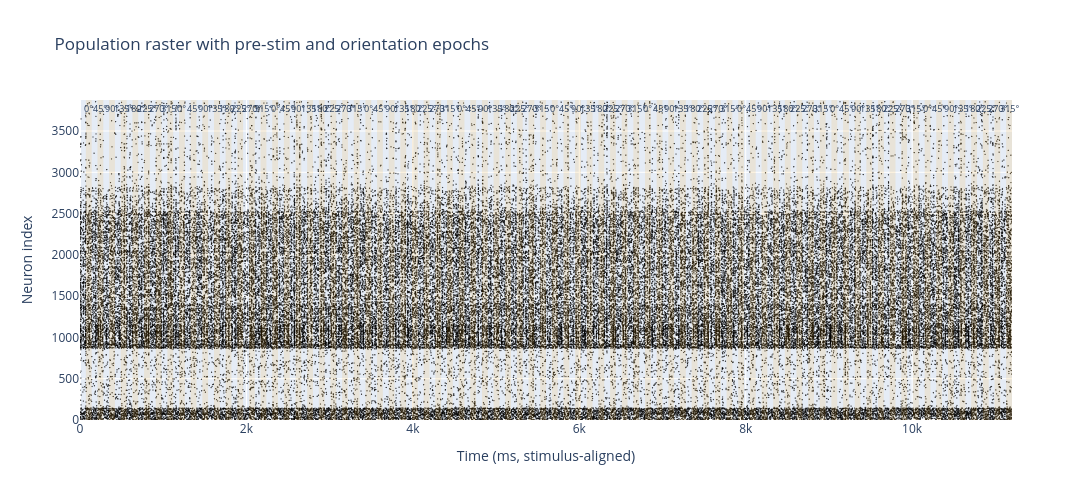

The notebook cell this image was saved under:
### Code cell
import plotly.graph_objects as go

if len(times_all) == 0:
    print("No spikes found in selected range.")
else:
    ymin, ymax = np.min(neurons_all), np.max(neurons_all)

    fig = go.Figure()

    # Spike raster
    fig.add_trace(go.Scattergl(
        x=times_all, y=neurons_all,
        mode="markers",
        marker=dict(size=1.5, color="black", opacity=0.7),
        name="spikes",
    ))

    # Mark pre-stim period
    if raster_begin_ms < 0:
        fig.add_vrect(
            x0=raster_begin_ms, x1=0,
            fillcolor="royalblue", opacity=0.08, line_width=0,
            annotation_text="pre-stim", annotation_position="top",
        )

    # Mark stimulus-on orientation epochs
    for start_ms, end_ms, label in epoch_info:
        fig.add_vrect(
            x0=start_ms, x1=end_ms,
            fillcolor="orange", opacity=0.12, line_width=0,
            annotation_text=label, annotation_position="top",
            annotation_font_size=9,
        )

    fig.update_layout(
        width=1200, height=500,
        xaxis_title="Time (ms, stimulus-aligned)",
        yaxis_title="Neuron index",
        title="Population raster with pre-stim and orientation epochs",
        xaxis=dict(range=[raster_begin_ms, raster_end_ms]),
        yaxis=dict(range=[ymin, ymax + 20]),
        dragmode="zoom",
    )
    fig.show()

### Figure 1 — Plotly figure (JSON) as saved in the notebook; plotly's stock layout.template omitted (floating-point values rounded to 4 significant figures; data arrays with more than 128 entries replaced by an {"elided": "..."} marker saying what was removed)
{"data": [{"marker": {"color": "black", "opacity": 0.7, "size": 1.5}, "mode": "markers", "name": "spikes", "type": "scattergl", "x": {"elided": "92618 float values"}, "y": {"elided": "92618 int values"}}], "layout": {"annotations": [{"font": {"size": 9}, "showarrow": false, "text": "0°", "x": 105, "xanchor": "center", "xref": "x", "y": 1, "yanchor": "top", "yref": "y domain"}, {"font": {"size": 9}, "showarrow": false, "text": "45°", "x": 245, "xanchor": "center", "xref": "x", "y": 1, "yanchor": "top", "yref": "y domain"}, {"font": {"size": 9}, "showarrow": false, "text": "90°", "x": 385, "xanchor": "center", "xref": "x", "y": 1, "yanchor": "top", "yref": "y domain"}, {"font": {"size": 9}, "showarrow": false, "text": "135°", "x": 525, "xanchor": "center", "xref": "x", "y": 1, "yanchor": "top", "yref": "y domain"}, {"font": {"size": 9}, "showarrow": false, "text": "180°", "x": 665, "xanchor": "center", "xref": "x", "y": 1, "yanchor": "top", "yref": "y domain"}, {"font": {"size": 9}, "showarrow": false, "text": "225°", "x": 805, "xanchor": "center", "xref": "x", "y": 1, "yanchor": "top", "yref": "y domain"}, {"font": {"size": 9}, "showarrow": false, "text": "270°", "x": 945, "xanchor": "center", "xref": "x", "y": 1, "yanchor": "top", "yref": "y domain"}, {"font": {"size": 9}, "showarrow": false, "text": "315°", "x": 1085, "xanchor": "center", "xref": "x", "y": 1, "yanchor": "top", "yref": "y domain"}, {"font": {"size": 9}, "showarrow": false, "text": "0°", "x": 1225, "xanchor": "center", "xref": "x", "y": 1, "yanchor": "top", "yref": "y domain"}, {"font": {"size": 9}, "showarrow": false, "text": "45°", "x": 1365, "xanchor": "center", "xref": "x", "y": 1, "yanchor": "top", "yref": "y domain"}, {"font": {"size": 9}, "showarrow": false, "text": "90°", "x": 1505, "xanchor": "center", "xref": "x", "y": 1, "yanchor": "top", "yref": "y domain"}, {"font": {"size": 9}, "showarrow": false, "text": "135°", "x": 1645, "xanchor": "center", "xref": "x", "y": 1, "yanchor": "top", "yref": "y domain"}, {"font": {"size": 9}, "showarrow": false, "text": "180°", "x": 1785, "xanchor": "center", "xref": "x", "y": 1, "yanchor": "top", "yref": "y domain"}, {"font": {"size": 9}, "showarrow": false, "text": "225°", "x": 1925, "xanchor": "center", "xref": "x", "y": 1, "yanchor": "top", "yref": "y domain"}, {"font": {"size": 9}, "showarrow": false, "text": "270°", "x": 2065, "xanchor": "center", "xref": "x", "y": 1, "yanchor": "top", "yref": "y domain"}, {"font": {"size": 9}, "showarrow": false, "text": "315°", "x": 2205, "xanchor": "center", "xref": "x", "y": 1, "yanchor": "top", "yref": "y domain"}, {"font": {"size": 9}, "showarrow": false, "text": "0°", "x": 2345, "xanchor": "center", "xref": "x", "y": 1, "yanchor": "top", "yref": "y domain"}, {"font": {"size": 9}, "showarrow": false, "text": "45°", "x": 2485, "xanchor": "center", "xref": "x", "y": 1, "yanchor": "top", "yref": "y domain"}, {"font": {"size": 9}, "showarrow": false, "text": "90°", "x": 2625, "xanchor": "center", "xref": "x", "y": 1, "yanchor": "top", "yref": "y domain"}, {"font": {"size": 9}, "showarrow": false, "text": "135°", "x": 2765, "xanchor": "center", "xref": "x", "y": 1, "yanchor": "top", "yref": "y domain"}, {"font": {"size": 9}, "showarrow": false, "text": "180°", "x": 2905, "xanchor": "center", "xref": "x", "y": 1, "yanchor": "top", "yref": "y domain"}, {"font": {"size": 9}, "showarrow": false, "text": "225°", "x": 3045, "xanchor": "center", "xref": "x", "y": 1, "yanchor": "top", "yref": "y domain"}, {"font": {"size": 9}, "showarrow": false, "text": "270°", "x": 3185, "xanchor": "center", "xref": "x", "y": 1, "yanchor": "top", "yref": "y domain"}, {"font": {"size": 9}, "showarrow": false, "text": "315°", "x": 3325, "xanchor": "center", "xref": "x", "y": 1, "yanchor": "top", "yref": "y domain"}, {"font": {"size": 9}, "showarrow": false, "text": "0°", "x": 3465, "xanchor": "center", "xref": "x", "y": 1, "yanchor": "top", "yref": "y domain"}, {"font": {"size": 9}, "showarrow": false, "text": "45°", "x": 3605, "xanchor": "center", "xref": "x", "y": 1, "yanchor": "top", "yref": "y domain"}, {"font": {"size": 9}, "showarrow": false, "text": "90°", "x": 3745, "xanchor": "center", "xref": "x", "y": 1, "yanchor": "top", "yref": "y domain"}, {"font": {"size": 9}, "showarrow": false, "text": "135°", "x": 3885, "xanchor": "center", "xref": "x", "y": 1, "yanchor": "top", "yref": "y domain"}, {"font": {"size": 9}, "showarrow": false, "text": "180°", "x": 4025, "xanchor": "center", "xref": "x", "y": 1, "yanchor": "top", "yref": "y domain"}, {"font": {"size": 9}, "showarrow": false, "text": "225°", "x": 4165, "xanchor": "center", "xref": "x", "y": 1, "yanchor": "top", "yref": "y domain"}, {"font": {"size": 9}, "showarrow": false, "text": "270°", "x": 4305, "xanchor": "center", "xref": "x", "y": 1, "yanchor": "top", "yref": "y domain"}, {"font": {"size": 9}, "showarrow": false, "text": "315°", "x": 4445, "xanchor": "center", "xref": "x", "y": 1, "yanchor": "top", "yref": "y domain"}, {"font": {"size": 9}, "showarrow": false, "text": "0°", "x": 4585, "xanchor": "center", "xref": "x", "y": 1, "yanchor": "top", "yref": "y domain"}, {"font": {"size": 9}, "showarrow": false, "text": "45°", "x": 4725, "xanchor": "center", "xref": "x", "y": 1, "yanchor": "top", "yref": "y domain"}, {"font": {"size": 9}, "showarrow": false, "text": "90°", "x": 4865, "xanchor": "center", "xref": "x", "y": 1, "yanchor": "top", "yref": "y domain"}, {"font": {"size": 9}, "showarrow": false, "text": "135°", "x": 5005, "xanchor": "center", "xref": "x", "y": 1, "yanchor": "top", "yref": "y domain"}, {"font": {"size": 9}, "showarrow": false, "text": "180°", "x": 5145, "xanchor": "center", "xref": "x", "y": 1, "yanchor": "top", "yref": "y domain"}, {"font": {"size": 9}, "showarrow": false, "text": "225°", "x": 5285, "xanchor": "center", "xref": "x", "y": 1, "yanchor": "top", "yref": "y domain"}, {"font": {"size": 9}, "showarrow": false, "text": "270°", "x": 5425, "xanchor": "center", "xref": "x", "y": 1, "yanchor": "top", "yref": "y domain"}, {"font": {"size": 9}, "showarrow": false, "text": "315°", "x": 5565, "xanchor": "center", "xref": "x", "y": 1, "yanchor": "top", "yref": "y domain"}, {"font": {"size": 9}, "showarrow": false, "text": "0°", "x": 5705, "xanchor": "center", "xref": "x", "y": 1, "yanchor": "top", "yref": "y domain"}, {"font": {"size": 9}, "showarrow": false, "text": "45°", "x": 5845, "xanchor": "center", "xref": "x", "y": 1, "yanchor": "top", "yref": "y domain"}, {"font": {"size": 9}, "showarrow": false, "text": "90°", "x": 5985, "xanchor": "center", "xref": "x", "y": 1, "yanchor": "top", "yref": "y domain"}, {"font": {"size": 9}, "showarrow": false, "text": "135°", "x": 6125, "xanchor": "center", "xref": "x", "y": 1, "yanchor": "top", "yref": "y domain"}, {"font": {"size": 9}, "showarrow": false, "text": "180°", "x": 6265, "xanchor": "center", "xref": "x", "y": 1, "yanchor": "top", "yref": "y domain"}, {"font": {"size": 9}, "showarrow": false, "text": "225°", "x": 6405, "xanchor": "center", "xref": "x", "y": 1, "yanchor": "top", "yref": "y domain"}, {"font": {"size": 9}, "showarrow": false, "text": "270°", "x": 6545, "xanchor": "center", "xref": "x", "y": 1, "yanchor": "top", "yref": "y domain"}, {"font": {"size": 9}, "showarrow": false, "text": "315°", "x": 6685, "xanchor": "center", "xref": "x", "y": 1, "yanchor": "top", "yref": "y domain"}, {"font": {"size": 9}, "showarrow": false, "text": "0°", "x": 6825, "xanchor": "center", "xref": "x", "y": 1, "yanchor": "top", "yref": "y domain"}, {"font": {"size": 9}, "showarrow": false, "text": "45°", "x": 6965, "xanchor": "center", "xref": "x", "y": 1, "yanchor": "top", "yref": "y domain"}, {"font": {"size": 9}, "showarrow": false, "text": "90°", "x": 7105, "xanchor": "center", "xref": "x", "y": 1, "yanchor": "top", "yref": "y domain"}, {"font": {"size": 9}, "showarrow": false, "text": "135°", "x": 7245, "xanchor": "center", "xref": "x", "y": 1, "yanchor": "top", "yref": "y domain"}, {"font": {"size": 9}, "showarrow": false, "text": "180°", "x": 7385, "xanchor": "center", "xref": "x", "y": 1, "yanchor": "top", "yref": "y domain"}, {"font": {"size": 9}, "showarrow": false, "text": "225°", "x": 7525, "xanchor": "center", "xref": "x", "y": 1, "yanchor": "top", "yref": "y domain"}, {"font": {"size": 9}, "showarrow": false, "text": "270°", "x": 7665, "xanchor": "center", "xref": "x", "y": 1, "yanchor": "top", "yref": "y domain"}, {"font": {"size": 9}, "showarrow": false, "text": "315°", "x": 7805, "xanchor": "center", "xref": "x", "y": 1, "yanchor": "top", "yref": "y domain"}, {"font": {"size": 9}, "showarrow": false, "text": "0°", "x": 7945, "xanchor": "center", "xref": "x", "y": 1, "yanchor": "top", "yref": "y domain"}, {"font": {"size": 9}, "showarrow": false, "text": "45°", "x": 8085, "xanchor": "center", "xref": "x", "y": 1, "yanchor": "top", "yref": "y domain"}, {"font": {"size": 9}, "showarrow": false, "text": "90°", "x": 8225, "xanchor": "center", "xref": "x", "y": 1, "yanchor": "top", "yref": "y domain"}, {"font": {"size": 9}, "showarrow": false, "text": "135°", "x": 8365, "xanchor": "center", "xref": "x", "y": 1, "yanchor": "top", "yref": "y domain"}, {"font": {"size": 9}, "showarrow": false, "text": "180°", "x": 8505, "xanchor": "center", "xref": "x", "y": 1, "yanchor": "top", "yref": "y domain"}, {"font": {"size": 9}, "showarrow": false, "text": "225°", "x": 8645, "xanchor": "center", "xref": "x", "y": 1, "yanchor": "top", "yref": "y domain"}, {"font": {"size": 9}, "showarrow": false, "text": "270°", "x": 8785, "xanchor": "center", "xref": "x", "y": 1, "yanchor": "top", "yref": "y domain"}, {"font": {"size": 9}, "showarrow": false, "text": "315°", "x": 8925, "xanchor": "center", "xref": "x", "y": 1, "yanchor": "top", "yref": "y domain"}, {"font": {"size": 9}, "showarrow": false, "text": "0°", "x": 9065, "xanchor": "center", "xref": "x", "y": 1, "yanchor": "top", "yref": "y domain"}, {"font": {"size": 9}, "showarrow": false, "text": "45°", "x": 9205, "xanchor": "center", "xref": "x", "y": 1, "yanchor": "top", "yref": "y domain"}, {"font": {"size": 9}, "showarrow": false, "text": "90°", "x": 9345, "xanchor": "center", "xref": "x", "y": 1, "yanchor": "top", "yref": "y domain"}, {"font": {"size": 9}, "showarrow": false, "text": "135°", "x": 9485, "xanchor": "center", "xref": "x", "y": 1, "yanchor": "top", "yref": "y domain"}, {"font": {"size": 9}, "showarrow": false, "text": "180°", "x": 9625, "xanchor": "center", "xref": "x", "y": 1, "yanchor": "top", "yref": "y domain"}, {"font": {"size": 9}, "showarrow": false, "text": "225°", "x": 9765, "xanchor": "center", "xref": "x", "y": 1, "yanchor": "top", "yref": "y domain"}, {"font": {"size": 9}, "showarrow": false, "text": "270°", "x": 9905, "xanchor": "center", "xref": "x", "y": 1, "yanchor": "top", "yref": "y domain"}, {"font": {"size": 9}, "showarrow": false, "text": "315°", "x": 10045, "xanchor": "center", "xref": "x", "y": 1, "yanchor": "top", "yref": "y domain"}, {"font": {"size": 9}, "showarrow": false, "text": "0°", "x": 10185, "xanchor": "center", "xref": "x", "y": 1, "yanchor": "top", "yref": "y domain"}, {"font": {"size": 9}, "showarrow": false, "text": "45°", "x": 10325, "xanchor": "center", "xref": "x", "y": 1, "yanchor": "top", "yref": "y domain"}, {"font": {"size": 9}, "showarrow": false, "text": "90°", "x": 10465, "xanchor": "center", "xref": "x", "y": 1, "yanchor": "top", "yref": "y domain"}, {"font": {"size": 9}, "showarrow": false, "text": "135°", "x": 10605, "xanchor": "center", "xref": "x", "y": 1, "yanchor": "top", "yref": "y domain"}, {"font": {"size": 9}, "showarrow": false, "text": "180°", "x": 10745, "xanchor": "center", "xref": "x", "y": 1, "yanchor": "top", "yref": "y domain"}, {"font": {"size": 9}, "showarrow": false, "text": "225°", "x": 10885, "xanchor": "center", "xref": "x", "y": 1, "yanchor": "top", "yref": "y domain"}, {"font": {"size": 9}, "showarrow": false, "text": "270°", "x": 11025, "xanchor": "center", "xref": "x", "y": 1, "yanchor": "top", "yref": "y domain"}, {"font": {"size": 9}, "showarrow": false, "text": "315°", "x": 11165, "xanchor": "center", "xref": "x", "y": 1, "yanchor": "top", "yref": "y domain"}], "dragmode": "zoom", "height": 500, "shapes": [{"fillcolor": "orange", "line": {"width": 0}, "opacity": 0.12, "type": "rect", "x0": 70, "x1": 140, "xref": "x", "y0": 0, "y1": 1, "yref": "y domain"}, {"fillcolor": "orange", "line": {"width": 0}, "opacity": 0.12, "type": "rect", "x0": 210, "x1": 280, "xref": "x", "y0": 0, "y1": 1, "yref": "y domain"}, {"fillcolor": "orange", "line": {"width": 0}, "opacity": 0.12, "type": "rect", "x0": 350, "x1": 420, "xref": "x", "y0": 0, "y1": 1, "yref": "y domain"}, {"fillcolor": "orange", "line": {"width": 0}, "opacity": 0.12, "type": "rect", "x0": 490, "x1": 560, "xref": "x", "y0": 0, "y1": 1, "yref": "y domain"}, {"fillcolor": "orange", "line": {"width": 0}, "opacity": 0.12, "type": "rect", "x0": 630, "x1": 700, "xref": "x", "y0": 0, "y1": 1, "yref": "y domain"}, {"fillcolor": "orange", "line": {"width": 0}, "opacity": 0.12, "type": "rect", "x0": 770, "x1": 840, "xref": "x", "y0": 0, "y1": 1, "yref": "y domain"}, {"fillcolor": "orange", "line": {"width": 0}, "opacity": 0.12, "type": "rect", "x0": 910, "x1": 980, "xref": "x", "y0": 0, "y1": 1, "yref": "y domain"}, {"fillcolor": "orange", "line": {"width": 0}, "opacity": 0.12, "type": "rect", "x0": 1050, "x1": 1120, "xref": "x", "y0": 0, "y1": 1, "yref": "y domain"}, {"fillcolor": "orange", "line": {"width": 0}, "opacity": 0.12, "type": "rect", "x0": 1190, "x1": 1260, "xref": "x", "y0": 0, "y1": 1, "yref": "y domain"}, {"fillcolor": "orange", "line": {"width": 0}, "opacity": 0.12, "type": "rect", "x0": 1330, "x1": 1400, "xref": "x", "y0": 0, "y1": 1, "yref": "y domain"}, {"fillcolor": "orange", "line": {"width": 0}, "opacity": 0.12, "type": "rect", "x0": 1470, "x1": 1540, "xref": "x", "y0": 0, "y1": 1, "yref": "y domain"}, {"fillcolor": "orange", "line": {"width": 0}, "opacity": 0.12, "type": "rect", "x0": 1610, "x1": 1680, "xref": "x", "y0": 0, "y1": 1, "yref": "y domain"}, {"fillcolor": "orange", "line": {"width": 0}, "opacity": 0.12, "type": "rect", "x0": 1750, "x1": 1820, "xref": "x", "y0": 0, "y1": 1, "yref": "y domain"}, {"fillcolor": "orange", "line": {"width": 0}, "opacity": 0.12, "type": "rect", "x0": 1890, "x1": 1960, "xref": "x", "y0": 0, "y1": 1, "yref": "y domain"}, {"fillcolor": "orange", "line": {"width": 0}, "opacity": 0.12, "type": "rect", "x0": 2030, "x1": 2100, "xref": "x", "y0": 0, "y1": 1, "yref": "y domain"}, {"fillcolor": "orange", "line": {"width": 0}, "opacity": 0.12, "type": "rect", "x0": 2170, "x1": 2240, "xref": "x", "y0": 0, "y1": 1, "yref": "y domain"}, {"fillcolor": "orange", "line": {"width": 0}, "opacity": 0.12, "type": "rect", "x0": 2310, "x1": 2380, "xref": "x", "y0": 0, "y1": 1, "yref": "y domain"}, {"fillcolor": "orange", "line": {"width": 0}, "opacity": 0.12, "type": "rect", "x0": 2450, "x1": 2520, "xref": "x", "y0": 0, "y1": 1, "yref": "y domain"}, {"fillcolor": "orange", "line": {"width": 0}, "opacity": 0.12, "type": "rect", "x0": 2590, "x1": 2660, "xref": "x", "y0": 0, "y1": 1, "yref": "y domain"}, {"fillcolor": "orange", "line": {"width": 0}, "opacity": 0.12, "type": "rect", "x0": 2730, "x1": 2800, "xref": "x", "y0": 0, "y1": 1, "yref": "y domain"}, {"fillcolor": "orange", "line": {"width": 0}, "opacity": 0.12, "type": "rect", "x0": 2870, "x1": 2940, "xref": "x", "y0": 0, "y1": 1, "yref": "y domain"}, {"fillcolor": "orange", "line": {"width": 0}, "opacity": 0.12, "type": "rect", "x0": 3010, "x1": 3080, "xref": "x", "y0": 0, "y1": 1, "yref": "y domain"}, {"fillcolor": "orange", "line": {"width": 0}, "opacity": 0.12, "type": "rect", "x0": 3150, "x1": 3220, "xref": "x", "y0": 0, "y1": 1, "yref": "y domain"}, {"fillcolor": "orange", "line": {"width": 0}, "opacity": 0.12, "type": "rect", "x0": 3290, "x1": 3360, "xref": "x", "y0": 0, "y1": 1, "yref": "y domain"}, {"fillcolor": "orange", "line": {"width": 0}, "opacity": 0.12, "type": "rect", "x0": 3430, "x1": 3500, "xref": "x", "y0": 0, "y1": 1, "yref": "y domain"}, {"fillcolor": "orange", "line": {"width": 0}, "opacity": 0.12, "type": "rect", "x0": 3570, "x1": 3640, "xref": "x", "y0": 0, "y1": 1, "yref": "y domain"}, {"fillcolor": "orange", "line": {"width": 0}, "opacity": 0.12, "type": "rect", "x0": 3710, "x1": 3780, "xref": "x", "y0": 0, "y1": 1, "yref": "y domain"}, {"fillcolor": "orange", "line": {"width": 0}, "opacity": 0.12, "type": "rect", "x0": 3850, "x1": 3920, "xref": "x", "y0": 0, "y1": 1, "yref": "y domain"}, {"fillcolor": "orange", "line": {"width": 0}, "opacity": 0.12, "type": "rect", "x0": 3990, "x1": 4060, "xref": "x", "y0": 0, "y1": 1, "yref": "y domain"}, {"fillcolor": "orange", "line": {"width": 0}, "opacity": 0.12, "type": "rect", "x0": 4130, "x1": 4200, "xref": "x", "y0": 0, "y1": 1, "yref": "y domain"}, {"fillcolor": "orange", "line": {"width": 0}, "opacity": 0.12, "type": "rect", "x0": 4270, "x1": 4340, "xref": "x", "y0": 0, "y1": 1, "yref": "y domain"}, {"fillcolor": "orange", "line": {"width": 0}, "opacity": 0.12, "type": "rect", "x0": 4410, "x1": 4480, "xref": "x", "y0": 0, "y1": 1, "yref": "y domain"}, {"fillcolor": "orange", "line": {"width": 0}, "opacity": 0.12, "type": "rect", "x0": 4550, "x1": 4620, "xref": "x", "y0": 0, "y1": 1, "yref": "y domain"}, {"fillcolor": "orange", "line": {"width": 0}, "opacity": 0.12, "type": "rect", "x0": 4690, "x1": 4760, "xref": "x", "y0": 0, "y1": 1, "yref": "y domain"}, {"fillcolor": "orange", "line": {"width": 0}, "opacity": 0.12, "type": "rect", "x0": 4830, "x1": 4900, "xref": "x", "y0": 0, "y1": 1, "yref": "y domain"}, {"fillcolor": "orange", "line": {"width": 0}, "opacity": 0.12, "type": "rect", "x0": 4970, "x1": 5040, "xref": "x", "y0": 0, "y1": 1, "yref": "y domain"}, {"fillcolor": "orange", "line": {"width": 0}, "opacity": 0.12, "type": "rect", "x0": 5110, "x1": 5180, "xref": "x", "y0": 0, "y1": 1, "yref": "y domain"}, {"fillcolor": "orange", "line": {"width": 0}, "opacity": 0.12, "type": "rect", "x0": 5250, "x1": 5320, "xref": "x", "y0": 0, "y1": 1, "yref": "y domain"}, {"fillcolor": "orange", "line": {"width": 0}, "opacity": 0.12, "type": "rect", "x0": 5390, "x1": 5460, "xref": "x", "y0": 0, "y1": 1, "yref": "y domain"}, {"fillcolor": "orange", "line": {"width": 0}, "opacity": 0.12, "type": "rect", "x0": 5530, "x1": 5600, "xref": "x", "y0": 0, "y1": 1, "yref": "y domain"}, {"fillcolor": "orange", "line": {"width": 0}, "opacity": 0.12, "type": "rect", "x0": 5670, "x1": 5740, "xref": "x", "y0": 0, "y1": 1, "yref": "y domain"}, {"fillcolor": "orange", "line": {"width": 0}, "opacity": 0.12, "type": "rect", "x0": 5810, "x1": 5880, "xref": "x", "y0": 0, "y1": 1, "yref": "y domain"}, {"fillcolor": "orange", "line": {"width": 0}, "opacity": 0.12, "type": "rect", "x0": 5950, "x1": 6020, "xref": "x", "y0": 0, "y1": 1, "yref": "y domain"}, {"fillcolor": "orange", "line": {"width": 0}, "opacity": 0.12, "type": "rect", "x0": 6090, "x1": 6160, "xref": "x", "y0": 0, "y1": 1, "yref": "y domain"}, {"fillcolor": "orange", "line": {"width": 0}, "opacity": 0.12, "type": "rect", "x0": 6230, "x1": 6300, "xref": "x", "y0": 0, "y1": 1, "yref": "y domain"}, {"fillcolor": "orange", "line": {"width": 0}, "opacity": 0.12, "type": "rect", "x0": 6370, "x1": 6440, "xref": "x", "y0": 0, "y1": 1, "yref": "y domain"}, {"fillcolor": "orange", "line": {"width": 0}, "opacity": 0.12, "type": "rect", "x0": 6510, "x1": 6580, "xref": "x", "y0": 0, "y1": 1, "yref": "y domain"}, {"fillcolor": "orange", "line": {"width": 0}, "opacity": 0.12, "type": "rect", "x0": 6650, "x1": 6720, "xref": "x", "y0": 0, "y1": 1, "yref": "y domain"}, {"fillcolor": "orange", "line": {"width": 0}, "opacity": 0.12, "type": "rect", "x0": 6790, "x1": 6860, "xref": "x", "y0": 0, "y1": 1, "yref": "y domain"}, {"fillcolor": "orange", "line": {"width": 0}, "opacity": 0.12, "type": "rect", "x0": 6930, "x1": 7000, "xref": "x", "y0": 0, "y1": 1, "yref": "y domain"}, {"fillcolor": "orange", "line": {"width": 0}, "opacity": 0.12, "type": "rect", "x0": 7070, "x1": 7140, "xref": "x", "y0": 0, "y1": 1, "yref": "y domain"}, {"fillcolor": "orange", "line": {"width": 0}, "opacity": 0.12, "type": "rect", "x0": 7210, "x1": 7280, "xref": "x", "y0": 0, "y1": 1, "yref": "y domain"}, {"fillcolor": "orange", "line": {"width": 0}, "opacity": 0.12, "type": "rect", "x0": 7350, "x1": 7420, "xref": "x", "y0": 0, "y1": 1, "yref": "y domain"}, {"fillcolor": "orange", "line": {"width": 0}, "opacity": 0.12, "type": "rect", "x0": 7490, "x1": 7560, "xref": "x", "y0": 0, "y1": 1, "yref": "y domain"}, {"fillcolor": "orange", "line": {"width": 0}, "opacity": 0.12, "type": "rect", "x0": 7630, "x1": 7700, "xref": "x", "y0": 0, "y1": 1, "yref": "y domain"}, {"fillcolor": "orange", "line": {"width": 0}, "opacity": 0.12, "type": "rect", "x0": 7770, "x1": 7840, "xref": "x", "y0": 0, "y1": 1, "yref": "y domain"}, {"fillcolor": "orange", "line": {"width": 0}, "opacity": 0.12, "type": "rect", "x0": 7910, "x1": 7980, "xref": "x", "y0": 0, "y1": 1, "yref": "y domain"}, {"fillcolor": "orange", "line": {"width": 0}, "opacity": 0.12, "type": "rect", "x0": 8050, "x1": 8120, "xref": "x", "y0": 0, "y1": 1, "yref": "y domain"}, {"fillcolor": "orange", "line": {"width": 0}, "opacity": 0.12, "type": "rect", "x0": 8190, "x1": 8260, "xref": "x", "y0": 0, "y1": 1, "yref": "y domain"}, {"fillcolor": "orange", "line": {"width": 0}, "opacity": 0.12, "type": "rect", "x0": 8330, "x1": 8400, "xref": "x", "y0": 0, "y1": 1, "yref": "y domain"}, {"fillcolor": "orange", "line": {"width": 0}, "opacity": 0.12, "type": "rect", "x0": 8470, "x1": 8540, "xref": "x", "y0": 0, "y1": 1, "yref": "y domain"}, {"fillcolor": "orange", "line": {"width": 0}, "opacity": 0.12, "type": "rect", "x0": 8610, "x1": 8680, "xref": "x", "y0": 0, "y1": 1, "yref": "y domain"}, {"fillcolor": "orange", "line": {"width": 0}, "opacity": 0.12, "type": "rect", "x0": 8750, "x1": 8820, "xref": "x", "y0": 0, "y1": 1, "yref": "y domain"}, {"fillcolor": "orange", "line": {"width": 0}, "opacity": 0.12, "type": "rect", "x0": 8890, "x1": 8960, "xref": "x", "y0": 0, "y1": 1, "yref": "y domain"}, {"fillcolor": "orange", "line": {"width": 0}, "opacity": 0.12, "type": "rect", "x0": 9030, "x1": 9100, "xref": "x", "y0": 0, "y1": 1, "yref": "y domain"}, {"fillcolor": "orange", "line": {"width": 0}, "opacity": 0.12, "type": "rect", "x0": 9170, "x1": 9240, "xref": "x", "y0": 0, "y1": 1, "yref": "y domain"}, {"fillcolor": "orange", "line": {"width": 0}, "opacity": 0.12, "type": "rect", "x0": 9310, "x1": 9380, "xref": "x", "y0": 0, "y1": 1, "yref": "y domain"}, {"fillcolor": "orange", "line": {"width": 0}, "opacity": 0.12, "type": "rect", "x0": 9450, "x1": 9520, "xref": "x", "y0": 0, "y1": 1, "yref": "y domain"}, {"fillcolor": "orange", "line": {"width": 0}, "opacity": 0.12, "type": "rect", "x0": 9590, "x1": 9660, "xref": "x", "y0": 0, "y1": 1, "yref": "y domain"}, {"fillcolor": "orange", "line": {"width": 0}, "opacity": 0.12, "type": "rect", "x0": 9730, "x1": 9800, "xref": "x", "y0": 0, "y1": 1, "yref": "y domain"}, {"fillcolor": "orange", "line": {"width": 0}, "opacity": 0.12, "type": "rect", "x0": 9870, "x1": 9940, "xref": "x", "y0": 0, "y1": 1, "yref": "y domain"}, {"fillcolor": "orange", "line": {"width": 0}, "opacity": 0.12, "type": "rect", "x0": 10010, "x1": 10080, "xref": "x", "y0": 0, "y1": 1, "yref": "y domain"}, {"fillcolor": "orange", "line": {"width": 0}, "opacity": 0.12, "type": "rect", "x0": 10150, "x1": 10220, "xref": "x", "y0": 0, "y1": 1, "yref": "y domain"}, {"fillcolor": "orange", "line": {"width": 0}, "opacity": 0.12, "type": "rect", "x0": 10290, "x1": 10360, "xref": "x", "y0": 0, "y1": 1, "yref": "y domain"}, {"fillcolor": "orange", "line": {"width": 0}, "opacity": 0.12, "type": "rect", "x0": 10430, "x1": 10500, "xref": "x", "y0": 0, "y1": 1, "yref": "y domain"}, {"fillcolor": "orange", "line": {"width": 0}, "opacity": 0.12, "type": "rect", "x0": 10570, "x1": 10640, "xref": "x", "y0": 0, "y1": 1, "yref": "y domain"}, {"fillcolor": "orange", "line": {"width": 0}, "opacity": 0.12, "type": "rect", "x0": 10710, "x1": 10780, "xref": "x", "y0": 0, "y1": 1, "yref": "y domain"}, {"fillcolor": "orange", "line": {"width": 0}, "opacity": 0.12, "type": "rect", "x0": 10850, "x1": 10920, "xref": "x", "y0": 0, "y1": 1, "yref": "y domain"}, {"fillcolor": "orange", "line": {"width": 0}, "opacity": 0.12, "type": "rect", "x0": 10990, "x1": 11060, "xref": "x", "y0": 0, "y1": 1, "yref": "y domain"}, {"fillcolor": "orange", "line": {"width": 0}, "opacity": 0.12, "type": "rect", "x0": 11130, "x1": 11200, "xref": "x", "y0": 0, "y1": 1, "yref": "y domain"}], "title": {"text": "Population raster with pre-stim and orientation epochs"}, "width": 1200, "xaxis": {"range": [0, 11200], "title": {"text": "Time (ms, stimulus-aligned)"}}, "yaxis": {"range": [0, 3876], "title": {"text": "Neuron index"}}}}
